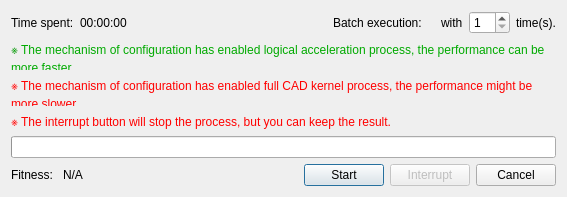
<?xml version="1.0" encoding="UTF-8"?>
<ui version="4.0">
 <class>Dialog</class>
 <widget class="QDialog" name="Dialog">
  <property name="geometry">
   <rect>
    <x>0</x>
    <y>0</y>
    <width>567</width>
    <height>197</height>
   </rect>
  </property>
  <property name="windowTitle">
   <string>Dimensional Synthesis</string>
  </property>
  <property name="windowIcon">
   <iconset>
    <normaloff>icons:dimensional_synthesis.png</normaloff>icons:dimensional_synthesis.png</iconset>
  </property>
  <property name="modal">
   <bool>true</bool>
  </property>
  <layout class="QVBoxLayout" name="verticalLayout">
   <item>
    <layout class="QHBoxLayout" name="horizontalLayout_2">
     <item>
      <widget class="QLabel" name="label_6">
       <property name="text">
        <string>Time spent:</string>
       </property>
      </widget>
     </item>
     <item>
      <widget class="QLabel" name="time_label">
       <property name="text">
        <string>00:00:00</string>
       </property>
      </widget>
     </item>
     <item>
      <spacer name="horizontalSpacer_2">
       <property name="orientation">
        <enum>Qt::Horizontal</enum>
       </property>
       <property name="sizeHint" stdset="0">
        <size>
         <width>40</width>
         <height>20</height>
        </size>
       </property>
      </spacer>
     </item>
     <item>
      <widget class="QLabel" name="label_4">
       <property name="text">
        <string>Batch execution:</string>
       </property>
      </widget>
     </item>
     <item>
      <widget class="QLabel" name="batch_label"/>
     </item>
     <item>
      <widget class="QLabel" name="label_7">
       <property name="text">
        <string>with</string>
       </property>
      </widget>
     </item>
     <item>
      <widget class="QSpinBox" name="loopTime">
       <property name="minimum">
        <number>1</number>
       </property>
       <property name="maximum">
        <number>10</number>
       </property>
      </widget>
     </item>
     <item>
      <widget class="QLabel" name="label_5">
       <property name="text">
        <string>time(s).</string>
       </property>
      </widget>
     </item>
    </layout>
   </item>
   <item>
    <spacer name="verticalSpacer">
     <property name="orientation">
      <enum>Qt::Vertical</enum>
     </property>
     <property name="sizeHint" stdset="0">
      <size>
       <width>20</width>
       <height>40</height>
      </size>
     </property>
    </spacer>
   </item>
   <item>
    <widget class="QLabel" name="fast_kernel_label">
     <property name="text">
      <string>&lt;html&gt;&lt;head/&gt;&lt;body&gt;&lt;p&gt;&lt;span style=&quot; color:#00aa00;&quot;&gt;※ The mechanism of configuration has enabled logical acceleration process, the performance can be more faster.&lt;/span&gt;&lt;/p&gt;&lt;/body&gt;&lt;/html&gt;</string>
     </property>
     <property name="wordWrap">
      <bool>true</bool>
     </property>
    </widget>
   </item>
   <item>
    <widget class="QLabel" name="full_kernel_label">
     <property name="text">
      <string>&lt;html&gt;&lt;head/&gt;&lt;body&gt;&lt;p&gt;&lt;span style=&quot; color:#ff0000;&quot;&gt;※ The mechanism of configuration has enabled full CAD kernel process, the performance might be more slower.&lt;/span&gt;&lt;/p&gt;&lt;/body&gt;&lt;/html&gt;</string>
     </property>
     <property name="wordWrap">
      <bool>true</bool>
     </property>
    </widget>
   </item>
   <item>
    <widget class="QLabel" name="interrupt_label">
     <property name="text">
      <string>&lt;html&gt;&lt;head/&gt;&lt;body&gt;&lt;p&gt;&lt;span style=&quot; color:#ff0000;&quot;&gt;※ The interrupt button will stop the process, but you can keep the result.&lt;/span&gt;&lt;/p&gt;&lt;/body&gt;&lt;/html&gt;</string>
     </property>
     <property name="wordWrap">
      <bool>true</bool>
     </property>
    </widget>
   </item>
   <item>
    <widget class="QProgressBar" name="progress_bar"/>
   </item>
   <item>
    <layout class="QHBoxLayout" name="horizontalLayout">
     <property name="spacing">
      <number>6</number>
     </property>
     <item>
      <widget class="QLabel" name="label_3">
       <property name="text">
        <string>Fitness: </string>
       </property>
      </widget>
     </item>
     <item>
      <widget class="QLabel" name="fitness_label">
       <property name="text">
        <string>N/A</string>
       </property>
      </widget>
     </item>
     <item>
      <spacer name="horizontalSpacer">
       <property name="orientation">
        <enum>Qt::Horizontal</enum>
       </property>
       <property name="sizeHint" stdset="0">
        <size>
         <width>40</width>
         <height>20</height>
        </size>
       </property>
      </spacer>
     </item>
     <item>
      <widget class="QPushButton" name="start_button">
       <property name="text">
        <string>Start</string>
       </property>
      </widget>
     </item>
     <item>
      <widget class="QPushButton" name="interrupt_button">
       <property name="enabled">
        <bool>false</bool>
       </property>
       <property name="text">
        <string>Interrupt</string>
       </property>
      </widget>
     </item>
     <item>
      <widget class="QDialogButtonBox" name="button_box">
       <property name="sizePolicy">
        <sizepolicy hsizetype="Fixed" vsizetype="Fixed">
         <horstretch>0</horstretch>
         <verstretch>0</verstretch>
        </sizepolicy>
       </property>
       <property name="standardButtons">
        <set>QDialogButtonBox::Cancel</set>
       </property>
      </widget>
     </item>
    </layout>
   </item>
  </layout>
 </widget>
 <connections>
  <connection>
   <sender>button_box</sender>
   <signal>rejected()</signal>
   <receiver>Dialog</receiver>
   <slot>reject()</slot>
   <hints>
    <hint type="sourcelabel">
     <x>266</x>
     <y>213</y>
    </hint>
    <hint type="destinationlabel">
     <x>199</x>
     <y>149</y>
    </hint>
   </hints>
  </connection>
 </connections>
</ui>
